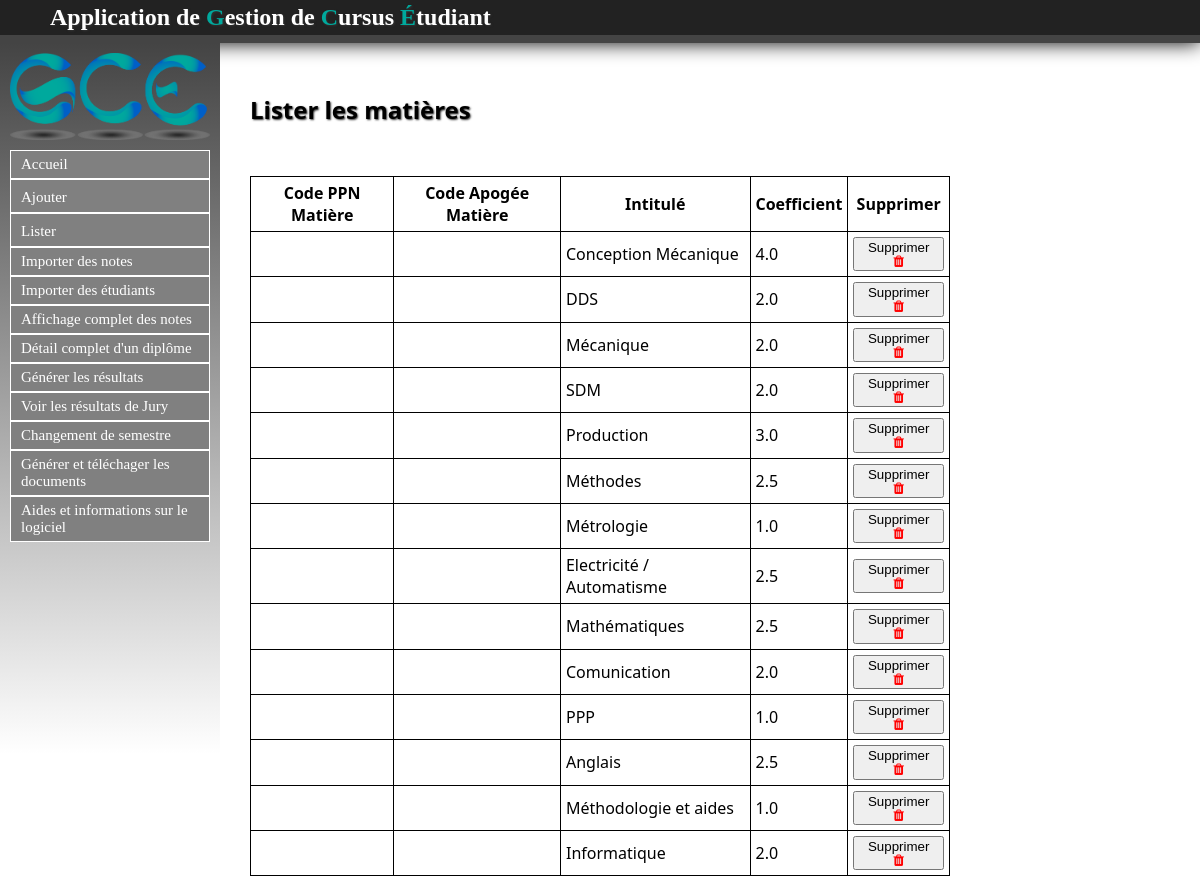
Screenshot of /Matiere/listermatieres with the database file from the repository.
### Matiere/models.py (models this page shows, shortened)
class Matiere(models.Model):
	intitule = models.CharField(max_length=30,null=False)
	code_ppn = models.CharField(max_length=30,null=False)
	code_apogee = models.CharField(max_length=30,null=False)
	coefficient = models.FloatField(default=1.0)
	ue = models.ForeignKey('UE.ue', null=True)

### Matiere/views.py (the view)
def listermatieres(request):
	matieres = Matiere.objects.all()
	return render(request, 'contenu_html/listermatieres.html', locals())

### Matiere/templates/contenu_html/listermatieres.html (shortened to what this page needs)
{% extends "templates/base.html" %}
{% block content %}
<h1>Lister les matières</h1>
{% if not matieres %}
	<p>Il faut créer les matières avant de pouvoir les lister.</p>
{% else %}
	<table >
	<tr>
		<th>Code PPN Matière</th>
		<th>Code Apogée Matière</th>
		<th>Intitulé</th>
		<th>Coefficient</th>
		<th>Supprimer</th>
	</tr>
{% endif %}
{% for mat in matieres %}
	<tr>
		<td>{{ mat.code_ppn }}</td>
		<td>{{ mat.code_apogee }}</td>
		<td>{{ mat.intitule }}</td>
		<td>{{ mat.coefficient }}</td>
		<td><a href="supprmat/{{ mat.id }}"><button>Supprimer <i style="color:red" class="fa fa-trash" aria-hidden="true"></i></button></a></td>
	</tr>
{% endfor %}
</table>
{% endblock %}

### static/css/stylesheet.css (style rules this page uses)
a { color:#222222; text-decoration: none; }
table a { color: blue; text-decoration: underline; }
html,body { height: 100%; }
body { font-family: "Segoe UI", Verdana, serif; font-size:12pt; margin:0; padding:0; }
h1 { text-shadow:1px 1px 2px #333333; text-align: left; color:white; margin:0px; margin-left: 50px; font-size: 1.5em; }
table { border:1px solid black; border-collapse : collapse; }
#main h1 { color: black; }
table { margin: 50px 50px 50px 50px; }
td, th { padding: 5px; border:1px solid black; }

### rows the page displays
Matiere: intitule "Conception Mécanique", coefficient "4.0"
Matiere: intitule "DDS", coefficient "2.0"
Matiere: intitule "Mécanique", coefficient "2.0"
Matiere: intitule "SDM", coefficient "2.0"
Matiere: intitule "Production", coefficient "3.0"
Matiere: intitule "Méthodes", coefficient "2.5"
Matiere: intitule "Métrologie", coefficient "1.0"
Matiere: intitule "Electricité / Automatisme", coefficient "2.5"
Matiere: intitule "Mathématiques", coefficient "2.5"
Matiere: intitule "Comunication", coefficient "2.0"
Matiere: intitule "PPP", coefficient "1.0"
Matiere: intitule "Anglais", coefficient "2.5"
Matiere: intitule "Méthodologie et aides", coefficient "1.0"
Matiere: intitule "Informatique", coefficient "2.0"
